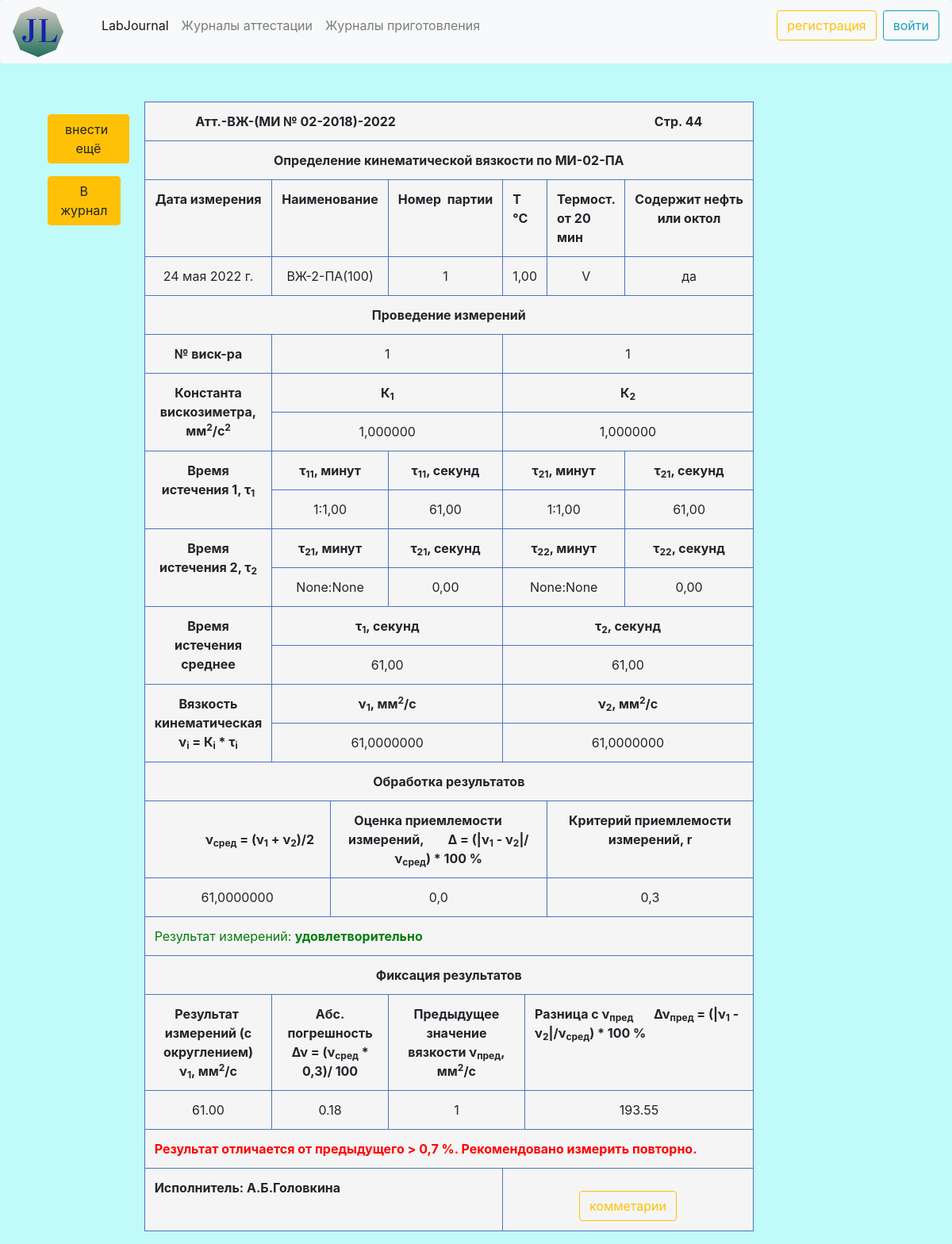
The page /attestationJ/kinematicviscosity/attestation/44/ on the database its author committed.
### kinematicviscosity/models.py (models this page shows, shortened)
class ViscosityMJL(models.Model):
    date = models.DateField('Дата', auto_now_add=True, db_index=True)
    name = models.CharField('Наименование', max_length=100, default='0')
    lot = models.CharField('Партия', max_length=100)
    ndocumentoptional = (('ГОСТ 33', 'ГОСТ 33'),
                         ('МИ-01', 'МИ-01'),
                         ('оценка', 'оценка вязкости'))
    ndocument = models.CharField('Метод испытаний', max_length=100, choices=ndocumentoptional, default='МИ-01')
    temperature = models.DecimalField('Температура, ℃', max_digits=5, decimal_places=2, default='0')
    termostatition = models.BooleanField(verbose_name='Термостатировано не менее 20 минут', blank=True)
    temperatureCheck = models.BooleanField(verbose_name='Температура контролируется внешним поверенным термометром', blank=True)
    termometer = models.CharField('Внутренний номер термометра', max_length=10, default='0')
    ViscosimeterNumber1 = models.CharField('Заводской номер вискозиметра № 1', max_length=10, default='0')
    Konstant1 = models.DecimalField('Константа вискозиметра № 1', max_digits=7, decimal_places=6, default='0')
    ViscosimeterNumber2 = models.CharField('Заводской номер вискозиметра № 2', max_length=10, default='0')
    Konstant2 = models.DecimalField('Константа вискозиметра № 2', max_digits=7, decimal_places=6, default='0')
    plustimeminK1T1 = models.DecimalField('Время истечения K1T1, + мин', max_digits=3, decimal_places=0, null=True)
    plustimesekK1T1 = models.DecimalField('Время истечения K1T1, + cек', max_digits=5, decimal_places=2, null=True)
    plustimeminK1T2 = models.DecimalField('Время истечения K1T2, + мин', max_digits=3, decimal_places=0, null=True)
    plustimesekK1T2 = models.DecimalField('Время истечения K1T2, + cек', max_digits=5, decimal_places=2, null=True)
    plustimeminK2T1 = models.DecimalField('Время истечения K2T1, + мин', max_digits=3, decimal_places=0, null=True)
    plustimesekK2T1 = models.DecimalField('Время истечения K2T1, + cек', max_digits=5, decimal_places=2, null=True)
    plustimeminK2T2 = models.DecimalField('Время истечения K2T2, + мин', max_digits=3, decimal_places=0, null=True)
    plustimesekK2T2 = models.DecimalField('Время истечения K2T2, + cек', max_digits=5, decimal_places=2, null=True)
    performer = models.ForeignKey(User, on_delete=models.CASCADE)
    timeK1T1_sec = models.DecimalField('Время истечения K1T1, в секундах', max_digits=7, decimal_places=2, default=0.00, null=True)
    timeK1T2_sec = models.DecimalField('Время истечения K1T2, в секундах', max_digits=7, decimal_places=2, default=0.00, null=True)
    timeK2T1_sec = models.DecimalField('Время истечения K2T1, в секундах', max_digits=7, decimal_places=2, default=0.00, null=True)
    timeK2T2_sec = models.DecimalField('Время истечения K2T2, в секундах', max_digits=7, decimal_places=2, default=0.0, null=True)
    timeK1_avg = models.DecimalField('Время истечения среднее 1, в секундах', max_digits=7, decimal_places=2, default=0.00, null=True)
    timeK2_avg = models.DecimalField('Время истечения среднее 2, в секундах', max_digits=7, decimal_places=2, default=0.00, null=True)
    viscosity1 = models.DecimalField('Вязкость кинематическая 1', max_digits=20, decimal_places=7, default=0.0000000, null=True)
    viscosity2 = models.DecimalField('Вязкость кинематическая 2', max_digits=20, decimal_places=7, default=0.0000000, null=True)
    viscosityAVG = models.DecimalField('Вязкость кинематическая среднее', max_digits=20, decimal_places=7, default=0.0000000, null=True)
    resultMeas = models.CharField('Результат измерений уд/неуд', max_length=100,  default='неудовлетворительно', null=True)
    cause = models.CharField('Причина', max_length=100, default='', null=True)
    delta = models.CharField('Не превышает Δ', max_length=100, null=True)
    termostatition_words = models.CharField('Термостатировано не менее 20 минут - словами', max_length=1, null=True)
    constit = models.CharField(max_length=300, choices=CHOICES, default='Проба содержит октол/нефть', null=True)
    kriteriy = models.DecimalField('Критерий приемлемости измерений', max_digits=2, decimal_places=1, null=True)
    accMeasurement = models.DecimalField('Оценка приемлемости измерений', max_digits=5, decimal_places=1, null=True)
    relerror = models.DecimalField('Относительная  погрешность', max_digits=3, decimal_places=1, null=True, default=0.3)
    abserror = models.FloatField('Абсолютная  погрешность', null=True)
    abserror_text = models.CharField(max_length=300, default='', null=True)
    certifiedValue = models.DecimalField('Аттестованное значение', max_digits=20, decimal_places=10, null=True)
    certifiedValue_text = models.CharField(max_length=300, default='', null=True)
    oldCertifiedValue = models.CharField('Предыдущее аттестованное значение', max_length=300, null=True,  default='')
    deltaOldCertifiedValue = models.DecimalField('Оценка разницы с предыдущим значением',
                                                 max_digits=10, decimal_places=4, null=True)
    deltaOldCertifiedValue_text = models.CharField(max_length=300, default='', null=True)
    resultWarning = models.CharField(max_length=300, default='', null=True)
    class Meta:
        verbose_name = 'Измерение кинематической вязкости'
        verbose_name_plural = 'Измерения кинематической вязкости'

### kinematicviscosity/views.py (the view)
# urls.py: path('kinematicviscosity/attestation/<int:pk>/', views.StrKinematicviscosityView.as_view(), name='Str'),
class StrKinematicviscosityView(View):
    def get(self, request, pk):
        note = get_object_or_404(ViscosityMJL, pk=pk)
        return render(request, 'kinematicviscosity/str.html', {'note': note})

### kinematicviscosity/templates/kinematicviscosity/str.html (shortened to what this page needs)
{% extends 'main/superbase.html' %}
{% block content %}
    <div class="row">
<div class="col-md-2">
      <a href="/attestationJ/kinematicviscosity/registration/" class="btn btn-warning mt-3 mr-5">&nbsp&nbspвнести&nbsp&nbsp&nbsp ещё </a>
        <a href="/attestationJ/kinematicviscosity/" class="btn btn-warning mt-3">В  журнал</a>
    </div>
<div class="col-md-4">
    <table class="table table-bordered background-color">
	<tbody>
        <tr>
			<th colspan="9"><div style="text-align: center;">Атт.-ВЖ-(МИ № 02-2018)-{{ note.date|date:"Y"}}
                &nbsp&nbsp&nbsp&nbsp&nbsp&nbsp
                &nbsp&nbsp&nbsp&nbsp&nbsp&nbsp
                &nbsp&nbsp&nbsp&nbsp&nbsp&nbsp
                &nbsp&nbsp&nbsp&nbsp&nbsp&nbsp
                &nbsp&nbsp&nbsp&nbsp&nbsp&nbsp
                &nbsp&nbsp&nbsp&nbsp&nbsp&nbsp
                &nbsp&nbsp&nbsp&nbsp&nbsp&nbsp
                &nbsp&nbsp&nbsp&nbsp&nbsp&nbsp
                &nbsp&nbsp&nbsp&nbsp&nbsp&nbsp
                &nbsp&nbsp&nbsp&nbsp&nbsp&nbsp
                &nbsp&nbsp&nbsp&nbsp&nbsp&nbsp
                &nbsp&nbsp&nbsp&nbsp&nbsp&nbsp
                &nbspСтр. {{ note.id}} </div></th>
		</tr>
		<tr>
			<th colspan="9"><div style="text-align: center;">Определение кинематической вязкости по МИ-02-ПА </div></th>
		</tr>
		<tr>
			<th><div style="text-align: center;">Дата измерения</div></th>
			<th colspan="2"><div style="text-align: center;">Наименование</div></th>
			<th colspan="2"><div style="text-align: center;"></div>Номер&nbsp&nbspпартии</th>
			<th colspan="2"><div style="text-align: center;"></div>Т °C</th>
			<th><div style="text-align: center;"></div>Термост. от 20 мин</th>
			<th><div style="text-align: center;">Содержит&nbspнефть или октол</div></th>
		</tr>
		<tr>
			<td><div style="text-align: center;">{{ note.date }}</div></td>
			<td colspan="2"><div style="text-align: center;">{{ note.name}}</div></td>
			<td colspan="2"><div style="text-align: center;">{{ note.lot}}</div></td>
			<td colspan="2"><div style="text-align: center;">{{ note.temperature}}</div></td>
			<td><div style="text-align: center;">{{ note.termostatition_words}}</div></td>
			<td><div style="text-align: center;">{{ note.constit}}</div></td>
		</tr>
		<tr>
			<th colspan="9"><div style="text-align: center;">Проведение измерений</div></th>
		</tr>
		<tr>
			<th><div style="text-align: center;">№ виск-ра</div></th>
			<td colspan="4"><div style="text-align: center;">{{ note.ViscosimeterNumber1}}</div></td>
			<td colspan="4"><div style="text-align: center;">{{ note.ViscosimeterNumber2}}</div></td>
		</tr>
		<tr>
			<th rowspan="2"><div style="text-align: center;">Константа вискозиметра, мм<sup>2</sup>/с<sup>2</sup></div></th>
			<th colspan="4"><div style="text-align: center;">К<sub>1</sub></div></th>
			<th colspan="4"><div style="text-align: center;">К<sub>2</sub></div></th>
		</tr>
		<tr>
			<td colspan="4"><div style="text-align: center;">{{ note.Konstant1}}</div></td>
			<td colspan="4"><div style="text-align: center;">{{ note.Konstant2}}</div></td>
		</tr>
		<tr>
			<th rowspan="2"><div style="text-align: center;">Время истечения 1, τ<sub>1</sub></div></th>
			<th colspan="3"><div style="text-align: center;">τ<sub>11</sub>, минут</div></th>
			<th><div style="text-align: center;">τ<sub>11</sub>, секунд</div></th>
            <th colspan="3"><div style="text-align: center;">τ<sub>21</sub>, минут</div></th>
			<th><div style="text-align: center;">τ<sub>21</sub>, секунд</div></th>
		</tr>
		<tr>
			<td colspan="3"><div style="text-align: center;">{{ note.plustimeminK1T1}}:{{ note.plustimesekK1T1}}</div></td>
			<td><div style="text-align: center;">{{ note.timeK1T1_sec}}</div></td>
            <td colspan="3"><div style="text-align: center;">{{ note.plustimeminK2T1}}:{{ note.plustimesekK2T1}}</div></td>
            <td><div style="text-align: center;">{{ note.timeK2T1_sec}}</div></td>
		</tr>
		<tr>
			<th rowspan="2"><div style="text-align: center;">Время истечения 2, τ<sub>2</sub></div></th>
			<th colspan="3"><div style="text-align: center;">τ<sub>21</sub>, минут</div></th>
			<th><div style="text-align: center;">τ<sub>21</sub>, секунд</div></th>
            <th colspan="3"><div style="text-align: center;">τ<sub>22</sub>, минут</div></th>
			<th><div style="text-align: center;">τ<sub>22</sub>, секунд</div></th>
		</tr>
		<tr>
			<td colspan="3"><div style="text-align: center;">{{ note.plustimeminK1T2}}:{{ note.plustimesekK1T2}}</div></td>
			<td><div style="text-align: center;">{{ note.timeK1T2_sec}}</div></td>
            <td colspan="3"><div style="text-align: center;">{{ note.plustimeminK2T2}}:{{ note.plustimesekK2T2}}</div></td>
            <td><div style="text-align: center;">{{ note.timeK2T2_sec}}</div></td>
		</tr>
		<tr>
			<th rowspan="2"><div style="text-align: center;">Время истечения среднее</div></th>
            <th colspan="4"><div style="text-align: center;">τ<sub>1</sub>, секунд</div></th>
            <th colspan="4"><div style="text-align: center;">τ<sub>2</sub>, секунд</div></th>
		</tr>
		<tr>
			<td colspan="4"><div style="text-align: center;">{{ note.timeK1_avg }}</div></td>
            <td colspan="4"><div style="text-align: center;">{{ note.timeK2_avg }}</div></td>
		</tr>
		<tr>
			<th rowspan="2"><div style="text-align: center;"> Вязкость кинематическая  ν<sub>i</sub> = К<sub>i</sub> * τ<sub>i</sub>   </div></th>
            <th colspan="4"><div style="text-align: center;">ν<sub>1</sub>, мм<sup>2</sup>/с</div></th>
            <th colspan="4"><div style="text-align: center;">ν<sub>2</sub>, мм<sup>2</sup>/с</div></th>
		</tr>
		<tr>
		<td colspan="4"><div style="text-align: center;">{{ note.viscosity1 }}</div></td>
            <td colspan="4"><div style="text-align: center;">{{ note.viscosity2 }}</div></td>
		</tr>
		<tr>
			<th colspan="9"><div style="text-align: center;">Обработка результатов</div></th>
		</tr>
		<tr>
			<th colspan="2"><div style="text-align: center;">&nbsp&nbsp&nbsp&nbsp&nbsp&nbsp&nbsp&nbsp&nbsp&nbsp&nbsp&nbsp&nbsp&nbsp
                ν<sub>сред</sub> = (ν<sub>1</sub> + ν<sub>2</sub>)/2</div></th>
			<th colspan="5"><div style="text-align: center;">Оценка&nbspприемлемости
                &nbsp&nbsp&nbsp&nbsp&nbsp&nbsp измерений,
               &nbsp&nbsp&nbsp&nbsp&nbsp&nbsp
                Δ = (|ν<sub>1</sub> - ν<sub>2</sub>|/ν<sub>сред</sub>) * 100 %</div></th>
			<th colspan="2"><div style="text-align: center;">Критерий приемлемости измерений, r  </div></th>
		</tr>
		<tr>
			<td colspan="2"><div style="text-align: center;">{{ note.viscosityAVG }}</div></td>
			<td colspan="5"><div style="text-align: center;">{{ note.accMeasurement }}</div></td>
			<td colspan="2"><div style="text-align: center;">{{ note.kriteriy }}</div></td>
		</tr>
		<tr>
			<tr>
			<td colspan="9">
                {% if note.resultMeas == 'неудовлетворительно' %}
                <div class="TransactionAmount Badresult">
                {% else %}
                <div class="TransactionAmount Goodresult">
                {% endif %}
                 Результат измерений: <b>{{ note.resultMeas }} </b> {{ note.cause }}
                </div>
            </td>
		</tr>
        <tr>
			<th colspan="9"><div style="text-align: center;">Фиксация результатов</div></th>
		</tr>
		<tr>
			<th colspan="1"><div style="text-align: center;">&nbsp&nbsp&nbsp&nbsp&nbspРезультат
                &nbsp&nbsp&nbsp&nbsp&nbsp
                измерений
                (с округлением) ν<sub>1</sub>, мм<sup>2</sup>/с</div></th>
			<th colspan="3"><div style="text-align: center;">Абс. погрешность  Δν = (ν<sub>сред</sub> * 0,3)/ 100</div></th>
			<th colspan="2"><div style="text-align: center;">Предыдущее значение вязкости ν<sub>пред</sub>, мм<sup>2</sup>/с</div></th>
			<th colspan="3">Разница с ν<sub>пред  </sub>
                &nbsp&nbsp&nbsp&nbsp&nbsp
                Δν<sub>пред</sub> = (|ν<sub>1</sub> - ν<sub>2</sub>|/ν<sub>сред</sub>) * 100 %</th></th>
		</tr>
		<tr>
			<td colspan="1"><div style="text-align: center;">{{ note.certifiedValue_text }}</div></td>
			<td colspan="3"><div style="text-align: center;">{{ note.abserror_text }}</div></td>
			<td colspan="2"><div style="text-align: center;">{{ note.oldCertifiedValue }}</div></td>
            <td colspan="3"><div style="text-align: center;">{{ note.deltaOldCertifiedValue_text }}</div></td>
		</tr>
        <tr>
        <td colspan="9">
                <div class="TransactionAmount Badresult">
                  <b>{{ note.resultWarning }}</b>
                </div>
            </td>
		</tr>
		<tr>
			<th colspan="5">Исполнитель: {{ note.performer }} </th>
            <th colspan="4"><div style="text-align: center;"><a href="{% url 'reg' %}"  class="btn btn-outline-warning mt-3">комметарии</a></div></th>
		</tr>
	</tbody>
</table>
</div>
    </div>
{% endblock %}

### main/static/main/css/main.css (style rules this page uses)
body { background: rgba(123, 245, 244, 0.47); }
.table-bordered td, .table-bordered th { border-color: #4d74bd !important; background-color: rgb(245, 245, 246) !important; }
.Badresult { color: #FF0000; }
.Goodresult { color: #047c0a; }

### rows shown on the page
ViscosityMJL: date "2022", id "44", date "24 мая 2022 г.", name "ВЖ-2-ПА(100)", lot "1", temperature "1,00", termostatition_words "V", constit "да", ViscosimeterNumber1 "1", ViscosimeterNumber2 "1", Konstant1 "1,000000", Konstant2 "1,000000", plustimeminK1T1 "1", plustimesekK1T1 "1,00", timeK1T1_sec "61,00", plustimeminK2T1 "1", plustimesekK2T1 "1,00", timeK2T1_sec "61,00", plustimeminK1T2 "None", plustimesekK1T2 "None", timeK1T2_sec "0,00", plustimeminK2T2 "None", plustimesekK2T2 "None", timeK2T2_sec "0,00", timeK1_avg "61,00", timeK2_avg "61,00", viscosity1 "61,0000000", viscosity2 "61,0000000", viscosityAVG "61,0000000", accMeasurement "0,0", kriteriy "0,3", resultMeas "удовлетворительно", certifiedValue_text "61.00", abserror_text "0.18", oldCertifiedValue "1", deltaOldCertifiedValue_text "193.55", resultWarning "Результат отличается от предыдущего > 0,7 %. Рекомендовано измерить повторно.", performer "А.Б.Головкина"
